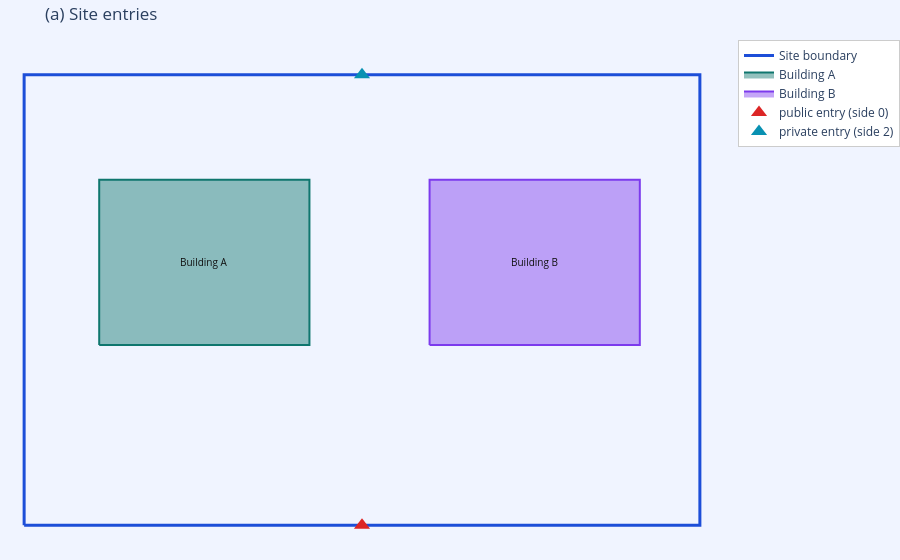

The notebook cell saved with this chart:
### Markdown cell above
## (a) Site entries — public on the main road, private on the secondary side

### Code cell
entries = propose_site_entries(SITE_MODEL)
print(entries['summary'])
for e in entries['entries']:
    print(f"  {e['entry_id']:16s} type={e['type']:8s} side={e['side_index']} "
          f"point={e['point'][:2]} road={e['road_name']}")

fig = base_fig('(a) Site entries')
add_buildings(fig, BUILDINGS)
add_entries(fig, entries)
fig.show()

### Figure 1 — Plotly figure (JSON) as saved in the notebook; plotly's stock layout.template omitted (floating-point values rounded to 4 significant figures)
{"data": [{"hoverinfo": "skip", "line": {"color": "#1d4ed8", "width": 3}, "mode": "lines", "name": "Site boundary", "showlegend": true, "type": "scatter", "x": [0.0, 90.0, 90.0, 0.0, 0.0, 0.0], "y": [0.0, 0.0, 60.0, 60.0, 0.0, 0.0]}, {"fill": "toself", "fillcolor": "rgba(15,118,110,0.45)", "hoverinfo": "skip", "line": {"color": "rgba(15,118,110,1)", "width": 2}, "mode": "lines", "name": "Building A", "showlegend": true, "type": "scatter", "x": [10.0, 38.0, 38.0, 10.0, 10.0], "y": [24.0, 24.0, 46.0, 46.0, 24.0]}, {"fill": "toself", "fillcolor": "rgba(124,58,237,0.45)", "hoverinfo": "skip", "line": {"color": "rgba(124,58,237,1)", "width": 2}, "mode": "lines", "name": "Building B", "showlegend": true, "type": "scatter", "x": [54.0, 82.0, 82.0, 54.0, 54.0], "y": [24.0, 24.0, 46.0, 46.0, 24.0]}, {"hoverinfo": "skip", "marker": {"color": "#dc2626", "size": 14, "symbol": "triangle-up"}, "mode": "markers", "name": "public entry (side 0)", "showlegend": true, "type": "scatter", "x": [45.0], "y": [0.0]}, {"hoverinfo": "skip", "marker": {"color": "#0891b2", "size": 14, "symbol": "triangle-up"}, "mode": "markers", "name": "private entry (side 2)", "showlegend": true, "type": "scatter", "x": [45.0], "y": [60.0]}], "layout": {"annotations": [{"font": {"color": "#111", "size": 10}, "showarrow": false, "text": "Building A", "x": 24.0, "y": 35.0}, {"font": {"color": "#111", "size": 10}, "showarrow": false, "text": "Building B", "x": 68.0, "y": 35.0}], "legend": {"bgcolor": "white", "bordercolor": "#ccc", "borderwidth": 1, "x": 1.02, "y": 1}, "margin": {"b": 0, "l": 0, "r": 0, "t": 40}, "paper_bgcolor": "#f0f4ff", "plot_bgcolor": "#f0f4ff", "title": {"text": "(a) Site entries"}, "xaxis": {"visible": false}, "yaxis": {"scaleanchor": "x", "scaleratio": 1, "visible": false}}}
